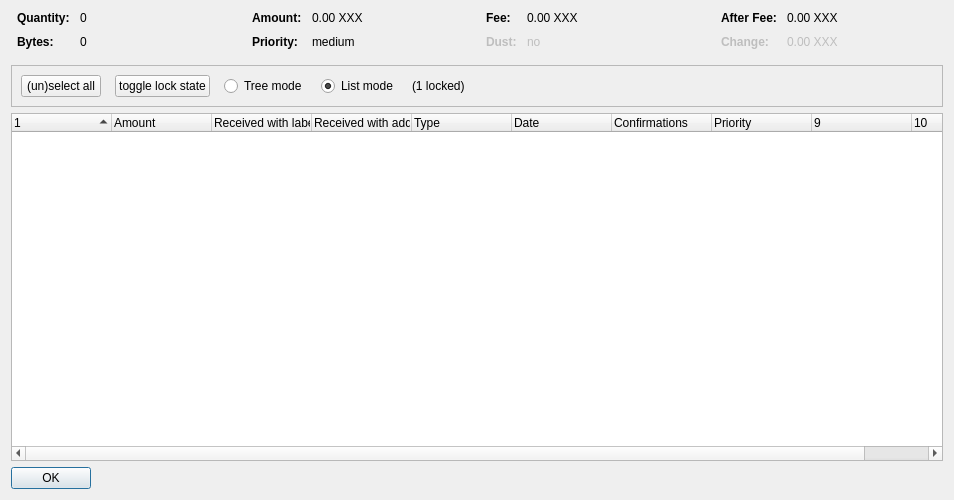
<?xml version="1.0" encoding="UTF-8"?>
<ui version="4.0">
 <class>CoinControlDialog</class>
 <widget class="QDialog" name="CoinControlDialog">
  <property name="geometry">
   <rect>
    <x>0</x>
    <y>0</y>
    <width>954</width>
    <height>500</height>
   </rect>
  </property>
  <property name="windowTitle">
   <string>Coin Selection</string>
  </property>
  <layout class="QVBoxLayout" name="verticalLayout">
   <item>
    <layout class="QHBoxLayout" name="horizontalLayoutTop" stretch="0,0,0,0">
     <property name="topMargin">
      <number>0</number>
     </property>
     <property name="bottomMargin">
      <number>10</number>
     </property>
     <item>
      <layout class="QFormLayout" name="formLayoutCoinControl1">
       <property name="horizontalSpacing">
        <number>10</number>
       </property>
       <property name="verticalSpacing">
        <number>10</number>
       </property>
       <property name="leftMargin">
        <number>6</number>
       </property>
       <property name="rightMargin">
        <number>6</number>
       </property>
       <item row="0" column="0">
        <widget class="QLabel" name="labelCoinControlQuantityText">
         <property name="font">
          <font>
           <weight>75</weight>
           <bold>true</bold>
          </font>
         </property>
         <property name="text">
          <string>Quantity:</string>
         </property>
        </widget>
       </item>
       <item row="0" column="1">
        <widget class="QLabel" name="labelCoinControlQuantity">
         <property name="cursor">
          <cursorShape>IBeamCursor</cursorShape>
         </property>
         <property name="contextMenuPolicy">
          <enum>Qt::ActionsContextMenu</enum>
         </property>
         <property name="text">
          <string notr="true">0</string>
         </property>
         <property name="textInteractionFlags">
          <set>Qt::LinksAccessibleByMouse|Qt::TextSelectableByKeyboard|Qt::TextSelectableByMouse</set>
         </property>
        </widget>
       </item>
       <item row="1" column="0">
        <widget class="QLabel" name="labelCoinControlBytesText">
         <property name="font">
          <font>
           <weight>75</weight>
           <bold>true</bold>
          </font>
         </property>
         <property name="text">
          <string>Bytes:</string>
         </property>
        </widget>
       </item>
       <item row="1" column="1">
        <widget class="QLabel" name="labelCoinControlBytes">
         <property name="cursor">
          <cursorShape>IBeamCursor</cursorShape>
         </property>
         <property name="contextMenuPolicy">
          <enum>Qt::ActionsContextMenu</enum>
         </property>
         <property name="text">
          <string notr="true">0</string>
         </property>
         <property name="textInteractionFlags">
          <set>Qt::LinksAccessibleByMouse|Qt::TextSelectableByKeyboard|Qt::TextSelectableByMouse</set>
         </property>
        </widget>
       </item>
      </layout>
     </item>
     <item>
      <layout class="QFormLayout" name="formLayoutCoinControl2">
       <property name="horizontalSpacing">
        <number>10</number>
       </property>
       <property name="verticalSpacing">
        <number>10</number>
       </property>
       <property name="leftMargin">
        <number>6</number>
       </property>
       <property name="rightMargin">
        <number>6</number>
       </property>
       <item row="0" column="0">
        <widget class="QLabel" name="labelCoinControlAmountText">
         <property name="font">
          <font>
           <weight>75</weight>
           <bold>true</bold>
          </font>
         </property>
         <property name="text">
          <string>Amount:</string>
         </property>
        </widget>
       </item>
       <item row="0" column="1">
        <widget class="QLabel" name="labelCoinControlAmount">
         <property name="cursor">
          <cursorShape>IBeamCursor</cursorShape>
         </property>
         <property name="contextMenuPolicy">
          <enum>Qt::ActionsContextMenu</enum>
         </property>
         <property name="text">
          <string notr="true">0.00 XXX</string>
         </property>
         <property name="textInteractionFlags">
          <set>Qt::LinksAccessibleByMouse|Qt::TextSelectableByKeyboard|Qt::TextSelectableByMouse</set>
         </property>
        </widget>
       </item>
       <item row="1" column="0">
        <widget class="QLabel" name="labelCoinControlPriorityText">
         <property name="font">
          <font>
           <weight>75</weight>
           <bold>true</bold>
          </font>
         </property>
         <property name="text">
          <string>Priority:</string>
         </property>
        </widget>
       </item>
       <item row="1" column="1">
        <widget class="QLabel" name="labelCoinControlPriority">
         <property name="cursor">
          <cursorShape>IBeamCursor</cursorShape>
         </property>
         <property name="contextMenuPolicy">
          <enum>Qt::ActionsContextMenu</enum>
         </property>
         <property name="text">
          <string>medium</string>
         </property>
         <property name="textInteractionFlags">
          <set>Qt::LinksAccessibleByMouse|Qt::TextSelectableByKeyboard|Qt::TextSelectableByMouse</set>
         </property>
        </widget>
       </item>
      </layout>
     </item>
     <item>
      <layout class="QFormLayout" name="formLayoutCoinControl3">
       <property name="horizontalSpacing">
        <number>10</number>
       </property>
       <property name="verticalSpacing">
        <number>10</number>
       </property>
       <property name="leftMargin">
        <number>6</number>
       </property>
       <property name="rightMargin">
        <number>6</number>
       </property>
       <item row="0" column="0">
        <widget class="QLabel" name="labelCoinControlFeeText">
         <property name="font">
          <font>
           <weight>75</weight>
           <bold>true</bold>
          </font>
         </property>
         <property name="text">
          <string>Fee:</string>
         </property>
        </widget>
       </item>
       <item row="0" column="1">
        <widget class="QLabel" name="labelCoinControlFee">
         <property name="cursor">
          <cursorShape>IBeamCursor</cursorShape>
         </property>
         <property name="contextMenuPolicy">
          <enum>Qt::ActionsContextMenu</enum>
         </property>
         <property name="text">
          <string notr="true">0.00 XXX</string>
         </property>
         <property name="textInteractionFlags">
          <set>Qt::LinksAccessibleByMouse|Qt::TextSelectableByKeyboard|Qt::TextSelectableByMouse</set>
         </property>
        </widget>
       </item>
       <item row="1" column="0">
        <widget class="QLabel" name="labelCoinControlLowOutputText">
         <property name="enabled">
          <bool>false</bool>
         </property>
         <property name="font">
          <font>
           <weight>75</weight>
           <bold>true</bold>
          </font>
         </property>
         <property name="text">
          <string>Dust:</string>
         </property>
        </widget>
       </item>
       <item row="1" column="1">
        <widget class="QLabel" name="labelCoinControlLowOutput">
         <property name="enabled">
          <bool>false</bool>
         </property>
         <property name="cursor">
          <cursorShape>IBeamCursor</cursorShape>
         </property>
         <property name="contextMenuPolicy">
          <enum>Qt::ActionsContextMenu</enum>
         </property>
         <property name="text">
          <string>no</string>
         </property>
         <property name="textInteractionFlags">
          <set>Qt::LinksAccessibleByMouse|Qt::TextSelectableByKeyboard|Qt::TextSelectableByMouse</set>
         </property>
        </widget>
       </item>
      </layout>
     </item>
     <item>
      <layout class="QFormLayout" name="formLayoutCoinControl4">
       <property name="horizontalSpacing">
        <number>10</number>
       </property>
       <property name="verticalSpacing">
        <number>10</number>
       </property>
       <property name="leftMargin">
        <number>6</number>
       </property>
       <property name="rightMargin">
        <number>6</number>
       </property>
       <item row="0" column="0">
        <widget class="QLabel" name="labelCoinControlAfterFeeText">
         <property name="font">
          <font>
           <weight>75</weight>
           <bold>true</bold>
          </font>
         </property>
         <property name="text">
          <string>After Fee:</string>
         </property>
        </widget>
       </item>
       <item row="0" column="1">
        <widget class="QLabel" name="labelCoinControlAfterFee">
         <property name="cursor">
          <cursorShape>IBeamCursor</cursorShape>
         </property>
         <property name="contextMenuPolicy">
          <enum>Qt::ActionsContextMenu</enum>
         </property>
         <property name="text">
          <string notr="true">0.00 XXX</string>
         </property>
         <property name="textInteractionFlags">
          <set>Qt::LinksAccessibleByMouse|Qt::TextSelectableByKeyboard|Qt::TextSelectableByMouse</set>
         </property>
        </widget>
       </item>
       <item row="1" column="0">
        <widget class="QLabel" name="labelCoinControlChangeText">
         <property name="enabled">
          <bool>false</bool>
         </property>
         <property name="font">
          <font>
           <weight>75</weight>
           <bold>true</bold>
          </font>
         </property>
         <property name="text">
          <string>Change:</string>
         </property>
        </widget>
       </item>
       <item row="1" column="1">
        <widget class="QLabel" name="labelCoinControlChange">
         <property name="enabled">
          <bool>false</bool>
         </property>
         <property name="cursor">
          <cursorShape>IBeamCursor</cursorShape>
         </property>
         <property name="contextMenuPolicy">
          <enum>Qt::ActionsContextMenu</enum>
         </property>
         <property name="text">
          <string notr="true">0.00 XXX</string>
         </property>
         <property name="textInteractionFlags">
          <set>Qt::LinksAccessibleByMouse|Qt::TextSelectableByKeyboard|Qt::TextSelectableByMouse</set>
         </property>
        </widget>
       </item>
      </layout>
     </item>
    </layout>
   </item>
   <item>
    <widget class="QFrame" name="frame">
     <property name="minimumSize">
      <size>
       <width>0</width>
       <height>40</height>
      </size>
     </property>
     <property name="frameShape">
      <enum>QFrame::StyledPanel</enum>
     </property>
     <property name="frameShadow">
      <enum>QFrame::Sunken</enum>
     </property>
     <layout class="QHBoxLayout" name="horizontalLayout">
      <item>
       <layout class="QHBoxLayout" name="horizontalLayoutPanel" stretch="0,0,0,0,0,0">
        <property name="spacing">
         <number>14</number>
        </property>
        <item>
         <widget class="QPushButton" name="pushButtonSelectAll">
          <property name="sizePolicy">
           <sizepolicy hsizetype="Maximum" vsizetype="Fixed">
            <horstretch>0</horstretch>
            <verstretch>0</verstretch>
           </sizepolicy>
          </property>
          <property name="text">
           <string>(un)select all</string>
          </property>
          <property name="autoDefault">
           <bool>false</bool>
          </property>
         </widget>
        </item>
        <item>
         <widget class="QPushButton" name="pushButtonToggleLock">
          <property name="sizePolicy">
           <sizepolicy hsizetype="Maximum" vsizetype="Fixed">
            <horstretch>0</horstretch>
            <verstretch>0</verstretch>
           </sizepolicy>
          </property>
          <property name="text">
           <string>toggle lock state</string>
          </property>
          <property name="autoDefault">
           <bool>false</bool>
          </property>
         </widget>
        </item>
        <item>
         <widget class="QRadioButton" name="radioTreeMode">
          <property name="sizePolicy">
           <sizepolicy hsizetype="Maximum" vsizetype="Fixed">
            <horstretch>0</horstretch>
            <verstretch>0</verstretch>
           </sizepolicy>
          </property>
          <property name="text">
           <string>Tree mode</string>
          </property>
         </widget>
        </item>
        <item>
         <widget class="QRadioButton" name="radioListMode">
          <property name="sizePolicy">
           <sizepolicy hsizetype="Maximum" vsizetype="Fixed">
            <horstretch>0</horstretch>
            <verstretch>0</verstretch>
           </sizepolicy>
          </property>
          <property name="text">
           <string>List mode</string>
          </property>
          <property name="checked">
           <bool>true</bool>
          </property>
         </widget>
        </item>
        <item>
         <widget class="QLabel" name="labelLocked">
          <property name="text">
           <string>(1 locked)</string>
          </property>
         </widget>
        </item>
        <item>
         <spacer name="horizontalSpacer">
          <property name="orientation">
           <enum>Qt::Horizontal</enum>
          </property>
          <property name="sizeHint" stdset="0">
           <size>
            <width>40</width>
            <height>20</height>
           </size>
          </property>
         </spacer>
        </item>
       </layout>
      </item>
     </layout>
    </widget>
   </item>
   <item>
    <widget class="CoinControlTreeWidget" name="treeWidget">
     <property name="contextMenuPolicy">
      <enum>Qt::CustomContextMenu</enum>
     </property>
     <property name="sortingEnabled">
      <bool>false</bool>
     </property>
     <property name="columnCount">
      <number>10</number>
     </property>
     <attribute name="headerShowSortIndicator" stdset="0">
      <bool>true</bool>
     </attribute>
     <attribute name="headerStretchLastSection">
      <bool>false</bool>
     </attribute>
     <column>
      <property name="text">
       <string/>
      </property>
     </column>
     <column>
      <property name="text">
       <string>Amount</string>
      </property>
     </column>
     <column>
      <property name="text">
       <string>Received with label</string>
      </property>
     </column>
     <column>
      <property name="text">
       <string>Received with address</string>
      </property>
     </column>
     <column>
      <property name="text">
       <string>Type</string>
      </property>
     </column>
     <column>
      <property name="text">
       <string>Date</string>
      </property>
     </column>
     <column>
      <property name="text">
       <string>Confirmations</string>
      </property>
      <property name="toolTip">
       <string>Confirmed</string>
      </property>
     </column>
     <column>
      <property name="text">
       <string>Priority</string>
      </property>
     </column>
     <column>
      <property name="text">
       <string/>
      </property>
     </column>
     <column>
      <property name="text">
       <string/>
      </property>
     </column>
    </widget>
   </item>
   <item>
    <widget class="QDialogButtonBox" name="buttonBox">
     <property name="sizePolicy">
      <sizepolicy hsizetype="Maximum" vsizetype="Fixed">
       <horstretch>0</horstretch>
       <verstretch>0</verstretch>
      </sizepolicy>
     </property>
     <property name="orientation">
      <enum>Qt::Horizontal</enum>
     </property>
     <property name="standardButtons">
      <set>QDialogButtonBox::Ok</set>
     </property>
    </widget>
   </item>
  </layout>
 </widget>
 <customwidgets>
  <customwidget>
   <class>CoinControlTreeWidget</class>
   <extends>QTreeWidget</extends>
   <header>coincontroltreewidget.h</header>
  </customwidget>
 </customwidgets>
 <resources/>
 <connections/>
</ui>
